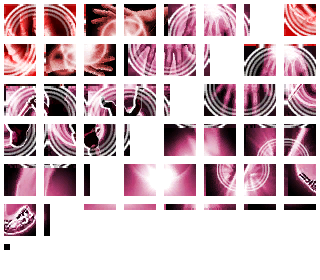
#> input picture ExtractedAssets/UI/spell_atlas_0_grid.png, 320 x 280 px, given in place of _atlas_0.png, which was not available
$ python clean_extraction.py
#> lines starting #> are read from the running program, lines starting #| are printed output that depends on the picture; pictures that were not available may be replaced by others from this repository, and a replacement may not be noted
#!/usr/bin/env python3
"""
Final extraction tool that creates clean individual icon files for each item.
This handles both the 4 vertical strip approach and advanced content detection.
"""

import sys
from pathlib import Path
from PIL import Image

def detect_content_regions(image, threshold=20):
    """
    Detect regions with content vs. empty regions in an image.
    This helps identify where actual items are vs. empty space.
    """
    img = image.convert('RGBA')  # Ensure alpha channel for transparency
    width, height = img.size

    content_regions = []

    # Sample every 4th row to make detection faster while still being accurate
    for y in range(0, height, 4):
        has_content = False
        start_y = y
        end_y = y

        # Check if this row has non-transparent pixels
        row_content = 0
        for x in range(width):
            pixel = img.getpixel((x, y))
            # Check if pixel is not transparent (alpha > threshold) and not blank
            if len(pixel) >= 4:  # RGBA
                if pixel[3] > threshold:  # Alpha channel
                    row_content += 1
            else:  # RGB (assume opaque)
                # Check if it's not a background color (like pure black or pure white)
                if pixel != (0, 0, 0) and pixel != (255, 255, 255):
                    row_content += 1

        if row_content > width * 0.1:  # If more than 10% of row has content
            has_content = True
            # Expand to find full content block
            while end_y < height:
                temp_row_content = 0
                for x in range(width):
                    pixel = img.getpixel((x, end_y))
                    if len(pixel) >= 4:
                        if pixel[3] > threshold:
                            temp_row_content += 1
                    else:
                        if pixel != (0, 0, 0) and pixel != (255, 255, 255):
                            temp_row_content += 1

                if temp_row_content <= width * 0.1:  # Less than 10% content
                    break
                end_y += 1

        if has_content:
            # Add content region
            content_regions.append((start_y, end_y))

    # Merge overlapping regions
    if not content_regions:
        return []

    merged_regions = [content_regions[0]]
    for start, end in content_regions[1:]:
        prev_start, prev_end = merged_regions[-1]
        if start <= prev_end:  # Overlapping or adjacent
            merged_regions[-1] = (prev_start, max(prev_end, end))
        else:
            merged_regions.append((start, end))

    return merged_regions

def extract_clean_items(atlas_path, output_dir):
    """
    Extract clean individual icon files for each item.
    This handles both horizontal segments and vertical stacking within them.
    """
    atlas = Image.open(atlas_path)
#> atlas is the input picture: PIL image 320x280 RGBA; mean R, G, B, A 210.4, 187.4, 194.2, 255
    atlas_width, atlas_height = atlas.size
#> atlas_width = 320; atlas_height = 280
    print(f"Processing atlas: {atlas_path.name} ({atlas_width}x{atlas_height})")
#| Processing atlas: _atlas_0.png (320x280)

    # Create output directory
    output_dir.mkdir(parents=True, exist_ok=True)

    # Divide horizontally into 4 segments
    num_segments = 4
    segment_width = atlas_width // num_segments
#> segment_width = 80

    extracted_items = []

    for i in range(num_segments):
        left = i * segment_width
        right = (i + 1) * segment_width

        # Extract horizontal segment
        segment = atlas.crop((left, 0, right, atlas_height))

        # Detect content regions within this segment
        content_regions = detect_content_regions(segment)

        print(f"\nSegment {i+1} ({left}-{right-1}):")
        print(f"  Horizontal segment: {segment_width}x{atlas_height}")
        print(f"  Content regions detected: {len(content_regions)}")

        if content_regions:
            for j, (start_y, end_y) in enumerate(content_regions):
                actual_height = end_y - start_y
                if actual_height > 10:  # Only extract if region is significant
                    # Crop to content region
                    content_img = segment.crop((0, start_y, segment_width, end_y))

                    # Save as individual extracted item with clean naming
                    item_path = output_dir / f"item_segment_{i+1:02d}_region_{j+1:02d}_{actual_height}px.png"
                    content_img.save(item_path)
                    extracted_items.append(item_path)

                    print(f"    Extracted item {j+1}: {item_path.name} ({segment_width}x{actual_height}px)")
        else:
            # If no content regions detected, save the whole segment
            segment_path = output_dir / f"item_segment_{i+1:02d}_full.png"
            segment.save(segment_path)
            extracted_items.append(segment_path)
            print(f"    Saved full segment: {segment_path.name}")
#> this loop made 4 passes
#|   Content regions detected: 1
#|   Content regions detected: 1
#|   Content regions detected: 1
#|   Content regions detected: 1
#> pass 1, in extract_clean_items, `segment = atlas.crop((left, 0, right, atlas_height))`:
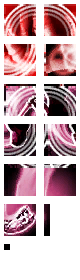
#> segment: PIL image 80x280 RGBA; mean R, G, B, A 202.7, 174.7, 180.2, 254.9; transparent parts drawn white
#> pass 2, in extract_clean_items, `segment = atlas.crop((left, 0, right, atlas_height))`:
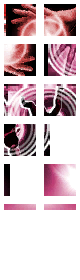
#> segment: PIL image 80x280 RGBA; mean R, G, B, A 212.7, 193.6, 198.6, 255; transparent parts drawn white
#> pass 3, in extract_clean_items, `segment = atlas.crop((left, 0, right, atlas_height))`:
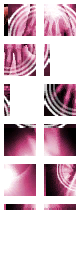
#> segment: PIL image 80x280 RGBA; mean R, G, B, A 216.8, 194.6, 204, 255
#> after the loop:
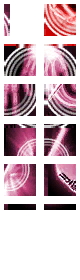
#> content_img: PIL image 80x280 RGBA; mean R, G, B, A 209.3, 186.6, 194.1, 255; transparent parts drawn white
#> after the loop, extracted_items = 4 items

    return extracted_items

def process_multiple_atlases():
    """
    Process multiple atlases to get more diversity in extraction.
    """
    project_root = Path(__file__).parent
    base_dir = project_root / "ExtractedAssets" / "UI" / "itm_icons_extracted"

    # List all atlas directories
    atlas_dirs = list(base_dir.glob("atlas_*"))

    print(f"Found {len(atlas_dirs)} atlas directories")

    # Process first 5 atlases for diversity
    for atlas_dir in atlas_dirs[:5]:  # Just process first 5 for now
        atlas_num = atlas_dir.name.replace("atlas_", "")
        print(f"\nProcessing atlas {atlas_num}...")

        # Find the original atlas file
        atlas_files = list(atlas_dir.glob("_atlas_*.png"))
        if not atlas_files:
            print(f"  No original atlas files found in {atlas_dir}")
            continue

        original_atlas = atlas_files[0]
        print(f"  Found original atlas: {original_atlas.name}")

        # Create output directory for this atlas
        output_dir = project_root / "ExtractedAssets" / "UI" / "clean_extraction" / f"atlas_{atlas_num}"

        # Extract clean items
        extracted = extract_clean_items(original_atlas, output_dir)

        print(f"  Extracted {len(extracted)} clean items to {output_dir}")

    print(f"\nCompleted processing all selected atlases")

def main():
    """
    Main function to extract clean individual icon files.
    """
    print("=" * 70)
    print("CLEAN ITEM EXTRACTION TOOL")
    print("=" * 70)
    print("This tool extracts clean individual icon files for each item,")
    print("handling both horizontal segments and vertical stacking within them.")
    print()

    # Process atlas_0 specifically first
    project_root = Path(__file__).parent
    atlas_path = project_root / "ExtractedAssets" / "UI" / "itm_icons_extracted" / "atlas_0" / "_atlas_0.png"
    output_dir = project_root / "ExtractedAssets" / "UI" / "clean_extraction" / "atlas_0"

    print(f"Processing atlas_0...")
    extracted = extract_clean_items(atlas_path, output_dir)
#> extracted = 4 items

    print(f"\nTotal extracted from atlas_0: {len(extracted)} items")
#| Total extracted from atlas_0: 4 items

    # Also process other atlases for more diversity
    print(f"\nNow processing additional atlases for more diversity...")
    process_multiple_atlases()

    print(f"\nAll clean extractions completed!")
    print(f"Check the following directory for results:")
    print(f"  - {project_root / 'ExtractedAssets' / 'UI' / 'clean_extraction'}")

if __name__ == "__main__":
    main()

$ run again, on ExtractedAssets/UI/advanced_extraction/segment_02_item_01_239px.png
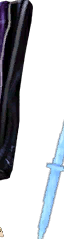
#> input picture ExtractedAssets/UI/advanced_extraction/segment_02_item_01_239px.png, 64 x 239 px, given in place of _atlas_0.png, which was not available
#> in extract_clean_items, atlas is the input picture: PIL image 64x239 RGBA; mean R, G, B, A 18.7, 21.5, 26.6, 81.6
#| Processing atlas: _atlas_0.png (64x239)
#> the loop in extract_clean_items, `for i in range(num_segments):` made 4 passes
#> content_regions on passes 1 to 4: [(0, 181), (228, 237)], [(0, 139)], [(164, 168), (184, 239)], [(124, 223)]
#> (printed output is left out)
#> after the loop in extract_clean_items, `for i in range(num_segments):`:
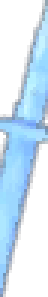
#> content_img: PIL image 16x99 RGBA (shown 3 times larger); mean R, G, B, A 66.8, 90.6, 108.9, 110.2; transparent parts drawn white
#> after the loop in extract_clean_items, `for i in range(num_segments):`:
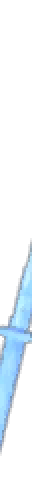
#> segment: PIL image 16x239 RGBA (shown 2 times larger); mean R, G, B, A 27.8, 37.7, 45.3, 45.8; transparent parts drawn white
#> after the loop in extract_clean_items, `for i in range(num_segments):`: extracted_items = 4 items
#| Total extracted from atlas_0: 4 items
